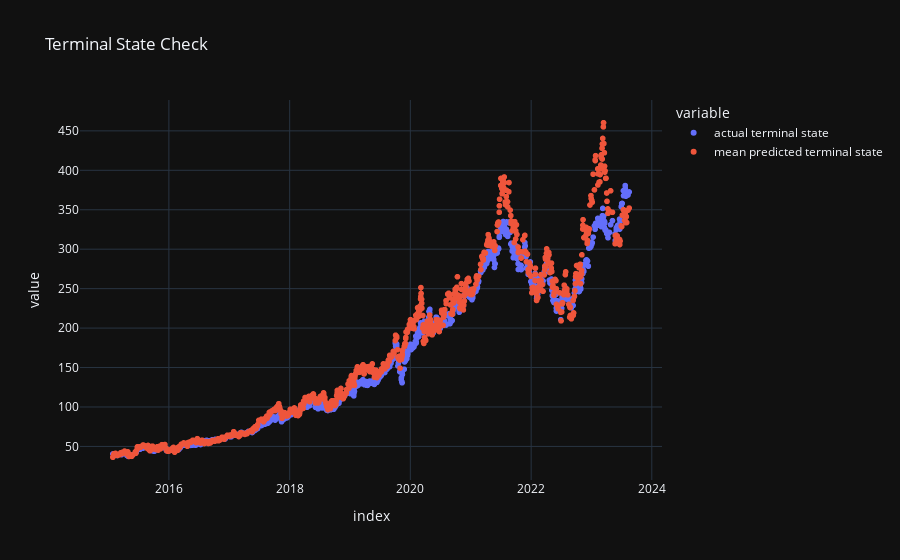

This figure's notebook cell:
### Code cell
# Terminal State Check

actual_terminals, predicted_terminals = OrderedDict(), OrderedDict()

for actual, predictions in actual_and_predictions:
    actual_terminal_state = actual.iloc[-1]["S"]
    predicted_terminal_states = predictions[-1, ..., 0]
    actual_terminals[actual.index[0].date()] = actual_terminal_state
    predicted_terminals[actual.index[0].date()] = predicted_terminal_states.numpy().mean()

plt.scatter(actual_terminals.values(), predicted_terminals.values(), label="predicted", color="red", alpha=.3)
plt.scatter(actual_terminals.values(), actual_terminals.values(), label="desired", color="purple")
plt.xlabel("Actual Terminal State")
plt.ylabel("Predicted Terminal State")
plt.legend()
plt.title("Terminal State Check")
plt.show()

px.scatter(
    pd.DataFrame({"actual terminal state": actual_terminals, "mean predicted terminal state": predicted_terminals}),
    template="plotly_dark",
    title="Terminal State Check"
)

### Figure 1 — Plotly figure (JSON) as saved in the notebook; plotly's stock layout.template omitted (floating-point values rounded to 4 significant figures; data arrays with more than 128 entries replaced by an {"elided": "..."} marker saying what was removed)
{"data": [{"hovertemplate": "variable=actual terminal state<br>index=%{x}<br>value=%{y}<extra></extra>", "legendgroup": "actual terminal state", "marker": {"color": "#636efa", "symbol": "circle"}, "mode": "markers", "name": "actual terminal state", "showlegend": true, "type": "scattergl", "x": {"elided": "1000 str values"}, "xaxis": "x", "y": {"elided": "1000 float values"}, "yaxis": "y"}, {"hovertemplate": "variable=mean predicted terminal state<br>index=%{x}<br>value=%{y}<extra></extra>", "legendgroup": "mean predicted terminal state", "marker": {"color": "#EF553B", "symbol": "circle"}, "mode": "markers", "name": "mean predicted terminal state", "showlegend": true, "type": "scattergl", "x": {"elided": "1000 str values"}, "xaxis": "x", "y": {"elided": "1000 float values"}, "yaxis": "y"}], "layout": {"legend": {"title": {"text": "variable"}, "tracegroupgap": 0}, "title": {"text": "Terminal State Check"}, "xaxis": {"anchor": "y", "domain": [0, 1], "title": {"text": "index"}}, "yaxis": {"anchor": "x", "domain": [0, 1], "title": {"text": "value"}}}}
